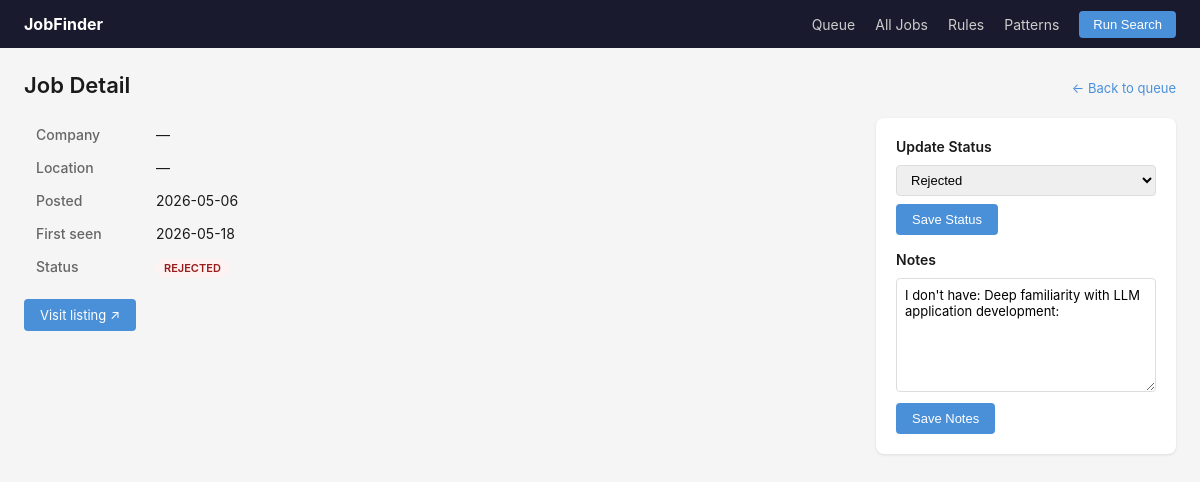
/jobs/34, run on the app's committed database.
### tables this page shows
CREATE TABLE jobs (
                id           INTEGER PRIMARY KEY AUTOINCREMENT,
                url          TEXT NOT NULL UNIQUE,
                title        TEXT,
                company      TEXT,
                location     TEXT,
                description  TEXT,
                posted_date  TEXT,
                first_seen   TEXT NOT NULL,
                status       TEXT NOT NULL DEFAULT 'new'
                                 CHECK(status IN ('new','saved','applied','rejected','interviewing')),
                notes        TEXT
            );

### jobfinder/app.py (the view)
    @app.route("/jobs/<int:job_id>")
    def job_detail(job_id):
        conn = get_conn()
        job = get_job(conn, job_id)
        if not job:
            flash("Job not found.")
            return redirect(url_for("index"))
        return render_template("job_detail.html", job=dict(job))

### jobfinder/database.py (called while the page is built)
def get_connection(db_path: str = "jobs.db") -> sqlite3.Connection:
    conn = sqlite3.connect(db_path)
    conn.row_factory = sqlite3.Row
    conn.execute("PRAGMA journal_mode=WAL")
    conn.execute("PRAGMA foreign_keys=ON")
    return conn

def get_job(conn: sqlite3.Connection, job_id: int) -> sqlite3.Row | None:
    return conn.execute("SELECT * FROM jobs WHERE id = ?", (job_id,)).fetchone()

### templates/job_detail.html (shortened to what this page needs)
{% extends "base.html" %}
{% block content %}
<div class="page-header">
  <h1>{{ job.title or 'Job Detail' }}</h1>
  <a href="{{ url_for('index') }}" class="back-link">← Back to queue</a>
</div>
<div class="detail-grid">
  <div class="detail-main">
    <table class="detail-table">
      <tr><th>Company</th><td>{{ job.company or '—' }}</td></tr>
      <tr><th>Location</th><td>{{ job.location or '—' }}</td></tr>
      <tr><th>Posted</th><td>{{ job.posted_date or 'Unknown' }}</td></tr>
      <tr><th>First seen</th><td>{{ job.first_seen[:10] }}</td></tr>
      <tr><th>Status</th>
          <td><span class="status-badge status-{{ job.status }}">{{ job.status }}</span></td></tr>
    </table>
    <div class="visit-block">
      <a href="{{ job.url }}" target="_blank" class="btn-primary">Visit listing ↗</a>
    </div>
  </div>
  <div class="detail-sidebar">
    <h3>Update Status</h3>
    <form method="post" action="{{ url_for('update_status', job_id=job.id) }}">
      <select name="status" class="status-select">
        {% for s in ['new', 'saved', 'applied', 'interviewing', 'rejected'] %}
        <option value="{{ s }}" {{ 'selected' if job.status == s }}>{{ s.title() }}</option>
        {% endfor %}
      </select>
      <button type="submit" class="btn-primary">Save Status</button>
    </form>
    <h3>Notes</h3>
    <form method="post" action="{{ url_for('update_notes', job_id=job.id) }}">
      <textarea name="notes" rows="6" class="notes-area">{{ job.notes or '' }}</textarea>
      <button type="submit" class="btn-primary">Save Notes</button>
    </form>
  </div>
</div>
{% endblock %}

### static/style.css (style rules this page uses)
*, *::before, *::after { box-sizing: border-box; margin: 0; padding: 0; }
body { font-family: -apple-system, BlinkMacSystemFont, "Segoe UI", sans-serif; font-size: 14px; color: #1a1a1a; background: #f5f5f5; }
.page-header { display: flex; align-items: baseline; justify-content: space-between; margin-bottom: 20px; }
.page-header h1 { font-size: 22px; font-weight: 600; }
.back-link { font-size: 13px; color: #4a90d9; text-decoration: none; }
.btn-primary { background: #4a90d9; color: #fff; border: none; border-radius: 4px; padding: 8px 16px; cursor: pointer; font-size: 13px; display: inline-block; text-decoration: none; }
.status-badge { padding: 2px 8px; border-radius: 10px; font-size: 11px; font-weight: 600; text-transform: uppercase; }
.status-rejected { background: #fef2f2; color: #991b1b; }
.detail-grid { display: grid; grid-template-columns: 1fr 300px; gap: 24px; }
.detail-table { border-collapse: collapse; width: 100%; }
.detail-table th { width: 120px; text-align: left; padding: 8px 12px; color: #666; font-weight: 500; vertical-align: top; }
.detail-table td { padding: 8px 12px; }
.visit-block { margin-top: 16px; }
.detail-sidebar { background: #fff; border-radius: 8px; padding: 20px; box-shadow: 0 1px 3px rgba(0,0,0,.1); height: fit-content; }
.detail-sidebar h3 { font-size: 14px; font-weight: 600; margin-bottom: 10px; margin-top: 16px; }
.detail-sidebar h3:first-child { margin-top: 0; }
.status-select { width: 100%; padding: 6px 10px; border: 1px solid #ddd; border-radius: 4px; margin-bottom: 8px; font-size: 13px; }
.notes-area { width: 100%; padding: 8px; border: 1px solid #ddd; border-radius: 4px; resize: vertical; font-size: 13px; margin-bottom: 8px; font-family: inherit; }

### data on the page
jobs: posted_date "2026-05-06", first_seen "2026-05-18", status "REJECTED", notes "I don't have: Deep familiarity with LLM application development:"

### other printed values
{{ job.title or 'Job Detail' }} "Job Detail"
{{ job.company or '—' }} "—"
{{ job.location or '—' }} "—"
form field status "Rejected"
